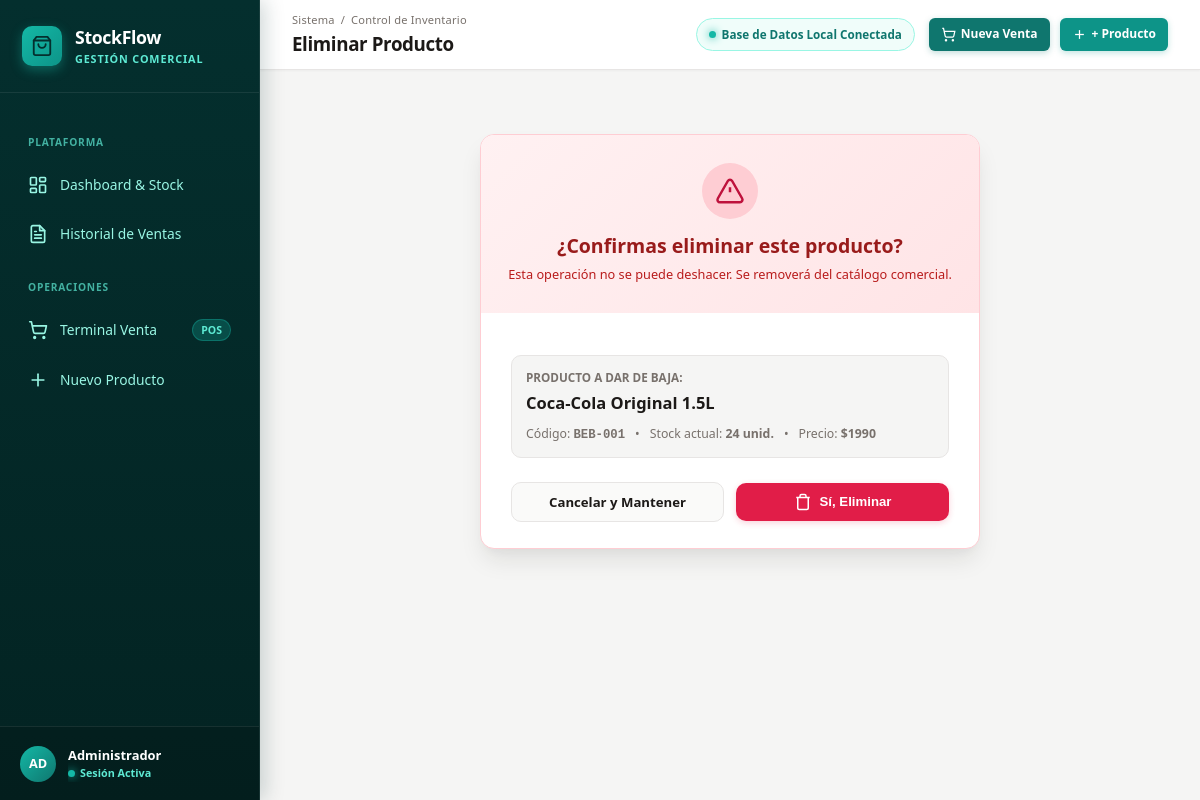
/producto/eliminar/2/, run on an earlier commit of the app's database.
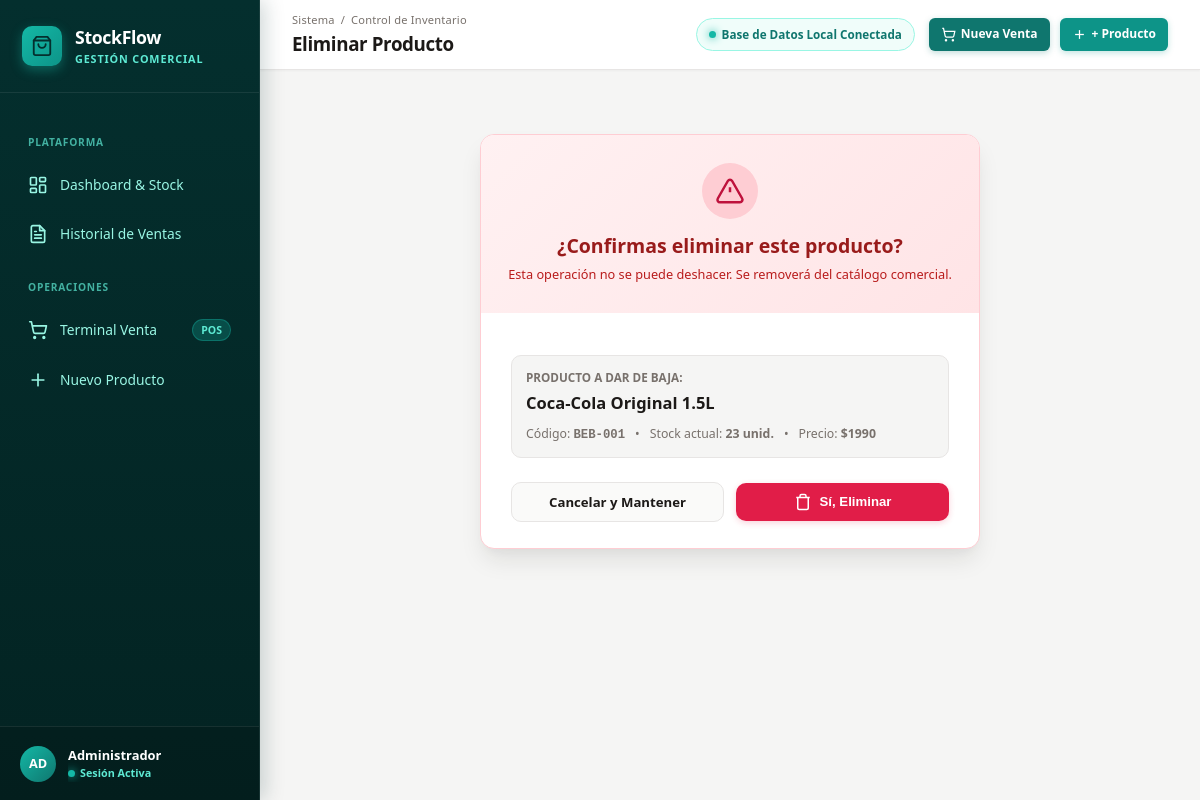
And on a later commit of the database.
### ventas/models.py (models this page shows, shortened)
class Producto(models.Model):
    codigo = models.CharField(max_length=20, unique=True)
    nombre = models.CharField(max_length=100)
    cantidad = models.IntegerField(default=0)
    precio = models.DecimalField(max_digits=10, decimal_places=2)

### ventas/views.py (the view)
# urls.py: path('producto/eliminar/<int:id>/', views.eliminar_producto, name='eliminar_producto'),
def eliminar_producto(request, id):
    producto = get_object_or_404(Producto, id=id)
    if request.method == 'POST':
        nombre = producto.nombre
        producto.delete()
        messages.success(request, f"El producto '{nombre}' ha sido eliminado definitivamente del inventario.")
        return redirect('lista_productos')
    return render(request, 'ventas/eliminar_producto.html', {'producto': producto})

### ventas/templates/ventas/eliminar_producto.html (shortened to what this page needs)
{% extends 'ventas/base.html' %}
{% block section_name %}Control de Inventario{% endblock %}
{% block page_title %}Eliminar Producto{% endblock %}
{% block content %}
<div class="delete-card">
    <div class="delete-card-banner">
        <div class="delete-warning-icon">
            <svg viewBox="0 0 24 24" fill="none" stroke="currentColor" stroke-width="2">
                <path d="m21.73 18-8-14a2 2 0 0 0-3.48 0l-8 14A2 2 0 0 0 4 21h16a2 2 0 0 0 1.73-3Z"></path>
                <line x1="12" y1="9" x2="12" y2="13"></line>
                <line x1="12" y1="17" x2="12.01" y2="17"></line>
            </svg>
        </div>
        <h2 style="font-size: 1.3rem; font-weight: 800; color: #991b1b; margin-bottom: 4px;">
            ¿Confirmas eliminar este producto?
        </h2>
        <p style="font-size: 0.85rem; color: #b91c1c;">
            Esta operación no se puede deshacer. Se removerá del catálogo comercial.
        </p>
    </div>
    <div class="delete-card-body">
        <div class="delete-product-pill">
            <div style="font-size: 0.78rem; text-transform: uppercase; color: var(--color-text-muted); font-weight: 700; margin-bottom: 4px;">
                Producto a dar de baja:
            </div>
            <div style="font-size: 1.1rem; font-weight: 700; color: var(--color-text-main);">
                {{ producto.nombre }}
            </div>
            <div style="margin-top: 8px; display: flex; gap: 10px; font-size: 0.82rem; color: var(--color-text-muted);">
                <span>Código: <strong style="font-family: monospace;">{{ producto.codigo }}</strong></span>
                &bull;
                <span>Stock actual: <strong>{{ producto.cantidad }} unid.</strong></span>
                &bull;
                <span>Precio: <strong>${{ producto.precio|floatformat:0 }}</strong></span>
            </div>
        </div>
        <form method="POST">
            <div style="display: flex; align-items: center; justify-content: center; gap: 12px; margin-top: 24px;">
                <a href="{% url 'lista_productos' %}" class="btn btn-secondary" style="flex: 1;">
                    Cancelar y Mantener
                </a>
                <button type="submit" class="btn btn-danger" style="flex: 1;">
                    <svg viewBox="0 0 24 24" fill="none" stroke="currentColor" stroke-width="2" width="18" height="18">
                        <polyline points="3 6 5 6 21 6"></polyline>
                        <path d="M19 6v14a2 2 0 0 1-2 2H7a2 2 0 0 1-2-2V6m3 0V4a2 2 0 0 1 2-2h4a2 2 0 0 1 2 2v2"></path>
                    </svg>
                    <span>Sí, Eliminar</span>
                </button>
            </div>
        </form>
    </div>
</div>
{% endblock %}

What changed in the data, as far as the page shows it:
changed Producto "Coca-Cola Original 1.5L": cantidad "24" → "23"
